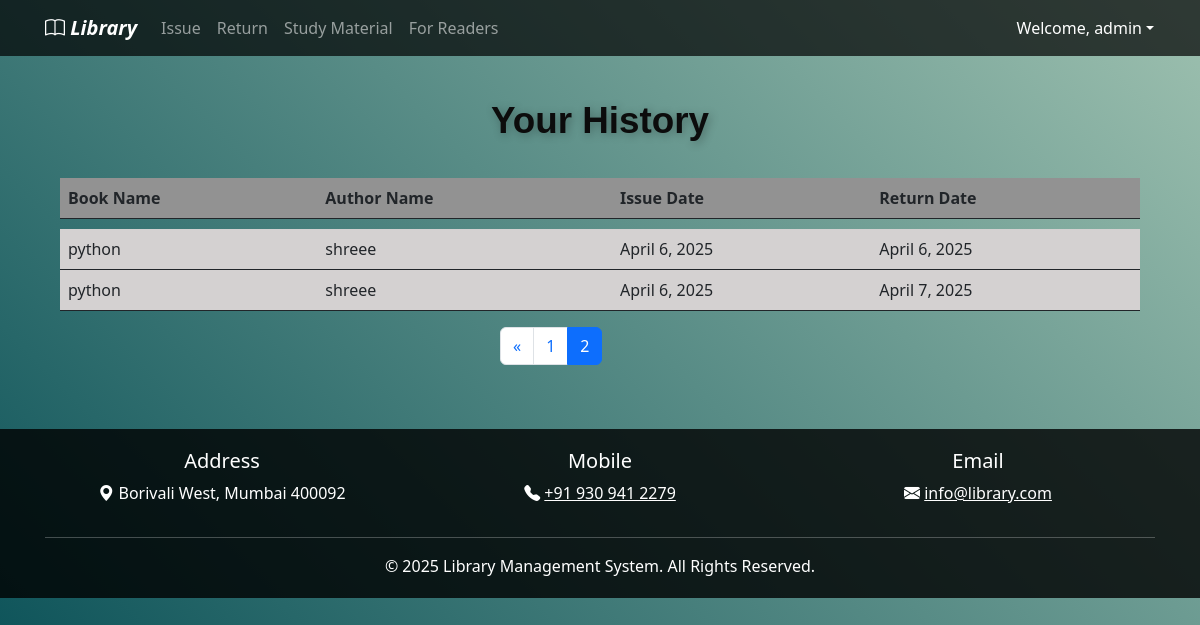
/history?page=2 (signed in), run on the app's committed database.
### elibrary_app/models.py (models this page shows, shortened)
class IssuedItem(models.Model):
    book = models.ForeignKey(Book, on_delete=models.CASCADE)
    user = models.ForeignKey(User, on_delete=models.CASCADE)
    issue_date = models.DateField(default=date.today)
    expected_return_date=models.DateField()
    return_date = models.DateField(blank=True, null=True)
    @property
    def book_name(self):
        return self.book.book_name

class Book(models.Model):
    book_name = models.CharField(max_length=150)
    author_name = models.CharField(max_length=200)
    quantity = models.IntegerField(default=1)
    subject = models.CharField(max_length=2000)
    book_add_time = models.DateTimeField(default=timezone.now)  # Changed to DateTimeField for both date and time
    book_add_date = models.DateField(default=date.today)
    class Meta:
        constraints = [
            models.UniqueConstraint(fields=["book_name", "author_name"], name="unique_book_author")  # Replaced unique_together with UniqueConstraint
        ]

### elibrary_app/views.py (the view)
# urls.py: path("history", views.history, name="history"),  # History page for issued book
@login_required(login_url=reverse_lazy("login"))
def history(request):
    my_items = IssuedItem.objects.filter(user_id=request.user).order_by("-issue_date")
    paginator = Paginator(my_items, 10)
    page_number = request.GET.get("page")
    page_obj = paginator.get_page(page_number)
    return render(request, "history.html", {"books": page_obj})

### elibrary_app/templates/history.html (shortened to what this page needs)
{% extends 'base.html' %}
{% load static %}
{% block content %}
<div class="container mt-4">
    <div class="col-md-12">
        <div class="library-title">
            <span class="word">Your</span>
            <span class="word">History</span>
        </div>
    </div>
</div>
<div class="container">
    <table class="table" style="border: none;">
        <thead class="thead-dark">
            <tr style="background-color: rgb(146, 146, 146);">
                <th scope="col">Book Name</th>
                <th scope="col">Author Name</th>
                <th scope="col">Issue Date</th>
                <th scope="col">Return Date</th>
            </tr>
        </thead>
        <tr style="height: 10px;"></tr>
        <tbody >
            {% for book in books %}
            <tr style="background-color: rgb(212, 209, 209);">
                <td>{{ book.book_name }}</td>
                <td>{{ book.book.author_name }}</td>
                <td>{{ book.issue_date }}</td>
                <td>{{ book.return_date }}</td>
            </tr>
            {% empty %}
            <tr>
                <td colspan="4">No history found.</td>
            </tr>
            {% endfor %}
        </tbody>
    </table>
</div>
<div class="mx-auto" style="width: 200px">
    <nav aria-label="...">
        <ul class="pagination ms-10">
            {% if books.has_previous %}
            <li class="page-item">
                <a class="page-link" href="?page={{ books.previous_page_number }}" tabindex="-1">&laquo;</a>
            </li>
            {% endif %}
            {% for i in books.paginator.page_range %}
            <li class="page-item {% if books.number == i %}active{% endif %}">
                <a class="page-link" href="?page={{ i }}">{{ i }}</a>
            </li>
            {% endfor %}
        </ul>
    </nav>
</div>
{% endblock %}

### elibrary_app/templates/base.html (shortened to what this page needs)
{% load static %}
<!DOCTYPE html>
<html lang="en">
<head>
   <link rel="stylesheet" type="text/css" href="{% static 'css/style.css' %}">
   <link href="https://cdn.jsdelivr.net/npm/bootstrap@5.2.3/dist/css/bootstrap.min.css" rel="stylesheet">
   <link rel="stylesheet" href="https://cdn.jsdelivr.net/npm/bootstrap-icons/font/bootstrap-icons.css">
</head>
<body>
   <nav class="navbar navbar-expand-lg navbar-dark">
       <div class="container">
           <a class="navbar-brand" href="{% url 'home' %}"><i class="bi bi-book"></i>&nbsp;<i>Library</i></a>
           <div class="collapse navbar-collapse" id="navbarNav">
               <ul class="navbar-nav me-auto">
                   {% if user.is_authenticated %}
                   <li class="nav-item"><a class="nav-link" href="{% url 'issue_item' %}">Issue</a></li>
                   <li class="nav-item"><a class="nav-link" href="{% url 'return_item' %}">Return</a></li>
                   <li class="nav-item"><a class="nav-link" href="{% url 'study_material_list' %}">Study Material</a></li>
                   <li class="nav-item"><a class="nav-link" href="{% url 'readers' %}">For Readers</a></li>
                   {% endif %}
               </ul>
               {% if user.is_authenticated %}
               <div class="dropdown nav-item" >
                <button class="btn  nav-link"  type="button" >
                    <a class="nav-link dropdown-toggle" href="#" role="button" data-bs-toggle="dropdown" style="color:var(--bs-navbar-brand-color)">Welcome, {{ request.user.username }}</a>
                    </button>
              </div>
            </div>
               {% endif %}
           </div>
   </nav>
   <div class="container py-5">
       {% block content %}{% endblock %}
   </div>
   <footer class="footer text-center text-white">
       <div class="container">
           <div class="row">
               <div class="col-md-4"><h5>Address</h5><p><i class="bi bi-geo-alt-fill"></i> Borivali West, Mumbai 400092</p></div>
               <div class="col-md-4 "><h5>Mobile</h5><p><i class="bi bi-telephone-fill"></i>
                <a href="tel: +91 930 941 2279"  class="text-white"> +91 930 941 2279</a></p></div>
               <div class="col-md-4"><h5>Email</h5><p><i class="bi bi-envelope-fill"></i>
            <a href="mailto:info@library.com" class="text-white">info@library.com</a>
            </p></div>
           </div>
           <hr class="bg-light">
           <p class="mb-0">&copy; 2025 Library Management System. All Rights Reserved.</p>
       </div>
   </footer>
</body>
</html>

### elibrary_app/static/css/style.css (style rules this page uses)
body { background: linear-gradient(45deg, #024b53,#9dc0af); background-repeat: no-repeat; background-attachment: fixed; color: white; }
.navbar { background: rgba(0, 0, 0, 0.7) !important; }
.navbar-brand { font-weight: bold; font-size: 1.5rem; }
.footer { background: rgba(0, 0, 0, 0.8); padding: 20px 0; }
.library-title { margin-top: -6%; text-align: center; color: rgb(12, 12, 12); padding: 30px; font-family: 'Poppins', sans-serif; transition: transform 0.3s ease-in-out; display: flex; justify-content: center; gap: 10px; }
.word { font-size: 2.3rem; font-weight: bold; text-shadow: 2px 2px 10px rgba(0, 0, 0, 0.3); opacity: 0; transform: translateY(20px); animation: wordFade 1s ease-in-out forwards; }
.word:nth-child(1) { animation-delay: 0.3s; }
.word:nth-child(2) { animation-delay: 0.6s; }
table { border-collapse: separate; border-spacing: 0 10px; }

### elibrary_app/templates/history.html (style rules this page uses)
table { border-collapse: collapse; border-spacing: 0; border-radius: 10px; width: 100%; border: 1px solid #ddd; }
th, td { text-align: left; padding: 16px; }
tr:nth-child(even) { background-color: #f2f2f2; }
tr:nth-child(odd) { background-color: #ffffff; }
.container { width: 100%; padding-right: 15px; padding-left: 15px; margin-right: auto; margin-left: auto; }

### data on the page
IssuedItem: book_name "python", book.author_name "shreee", issue_date "April 6, 2025", return_date "April 6, 2025"
IssuedItem: book_name "python", book.author_name "shreee", issue_date "April 6, 2025", return_date "April 7, 2025"

### other printed values
{{ request.user.username }} "admin"
{{ i }} "1" "2"
